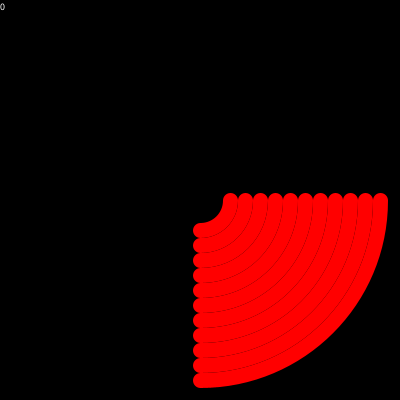
Frame 1 (no input)
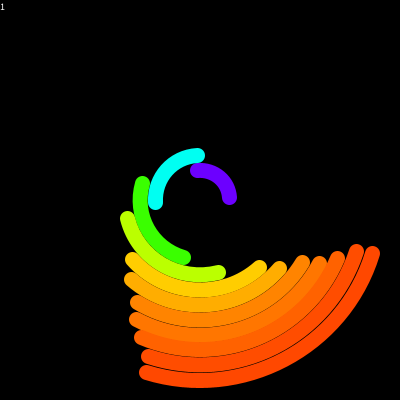
Frame 60 (the mouse pressed at the canvas centre just before this capture)
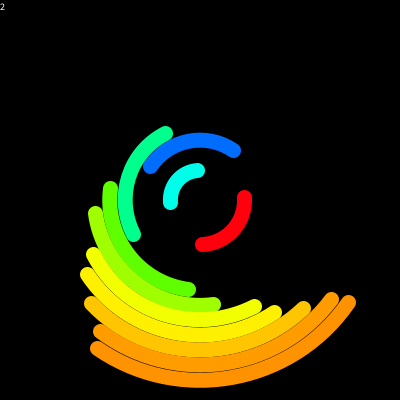
Frame 120 (the mouse held since frame 60 and released just before this capture)

The Processing sketch that drew these frames (run headless with seeded random() and noise(); from frame 60 on, the mouse is pressed at the canvas centre):

// Processing sketch: A_prime_clock
// ── A_prime_clock.pde
// Concentric arcs spins at different speeds (slower for outward arcs), each using
// a prime factor to base speed. As the counter moves through number, arcs move in and out of sync.
// eg at 30 = 2 * 3 * 5, the inmost three arcs line up, again at 60, etc.
// sync of larger numbers of arcs are more rare...


// CONSTANTS
int SZE = 15; // arc thickness
int period = 40; // framecount of one base rotation

// globals
int i = 0;
ArrayList<Arc> arcs;

void setup() {
  size(400, 400);
  background(#000000);
  arcs = new ArrayList<Arc>();
  // populate this by hand with primes from 2 to 31
   arcs.add(new Arc(2, SZE, new PVector(200, 200), 0, 2));
  arcs.add(new Arc(3, SZE, new PVector(200, 200), 0, 3));
  arcs.add(new Arc(5, SZE, new PVector(200, 200), 0, 4));
  arcs.add(new Arc(7, SZE, new PVector(200, 200), 0, 5));
  arcs.add(new Arc(11, SZE, new PVector(200, 200), 0, 6));
  arcs.add(new Arc(13, SZE, new PVector(200, 200), 0, 7));
  arcs.add(new Arc(17, SZE, new PVector(200, 200), 0, 8));
  arcs.add(new Arc(19, SZE, new PVector(200, 200), 0, 9));
  arcs.add(new Arc(23, SZE, new PVector(200, 200), 0, 10));
  arcs.add(new Arc(29, SZE, new PVector(200, 200), 0, 11));
  arcs.add(new Arc(31, SZE, new PVector(200, 200), 0, 12));
  
  // this can work perfectly well with non primes, they will in fact line up more often - substitue the below to see
  
//  arcs.add(new Arc(2, SZE, new PVector(200, 200), 0, 2));
//  arcs.add(new Arc(3, SZE, new PVector(200, 200), 0, 3));
//  arcs.add(new Arc(4, SZE, new PVector(200, 200), 0, 4));
//  arcs.add(new Arc(5, SZE, new PVector(200, 200), 0, 5));
//  arcs.add(new Arc(6, SZE, new PVector(200, 200), 0, 6));
//  arcs.add(new Arc(7, SZE, new PVector(200, 200), 0, 7));
//  arcs.add(new Arc(8, SZE, new PVector(200, 200), 0, 8));
//  arcs.add(new Arc(9, SZE, new PVector(200, 200), 0, 9));
//  arcs.add(new Arc(10, SZE, new PVector(200, 200), 0, 10));
//  arcs.add(new Arc(11, SZE, new PVector(200, 200), 0, 11));
//  arcs.add(new Arc(12, SZE, new PVector(200, 200), 0, 12));
}

void draw() {
  background(#000000);
  float angle = (i  * TWO_PI / period);
  // that for syntax allows us to iterate within an ArrayList (here arcs)
  // using an iterator variable of the class the ArrayList contains (here, variable a of class Arc)
  // This is the way to do that, instead of using the Java Iterator class, deprecated since Processing 2.0 :D
  for (Arc a : arcs) {
    a.render(angle);
  }
  int cnt = i / period;
  fill(TWO_PI, 0, TWO_PI);
  textSize(10);
  text(cnt, 0, 10);
  i++;
}


// ── Arc.pde
// The Arc class

class Arc {
  // The index of the arc determines its size and speed
  int indx;
  // thickness of the arc
  int sze;
  // radius to render the arc at
  int rad;
  PVector centre;
  // the angle to display at (will be factored by the index)
  float theta;
  
  Arc(int i, int s, PVector c, float t, int r) {
    indx = i;
    sze = s;
    centre = c.get();
    theta = t;
    rad = sze * r;
  }
  
  // draw the arc at current theta
  void render() {
    
    // start and end angles
    float start = (theta / indx) % TWO_PI;
    
    // an alternate version is to have the length of the arc being a fucntion of the index
    // (here all arcs are of equal length, a quarter of the circle)
    float end = start + (TWO_PI / 4);
    
    // prepare for drawing
    ellipseMode(RADIUS);
    strokeWeight(sze);
    colorMode(HSB, TWO_PI);
    stroke(start,TWO_PI,TWO_PI);
    noFill();
    
    // actually draw
    arc(centre.x,centre.y,rad,rad,start,end);
  }
  
  // draw the arc at given theta
  void render(float t) {
    theta = t;
    render();
  }
}
